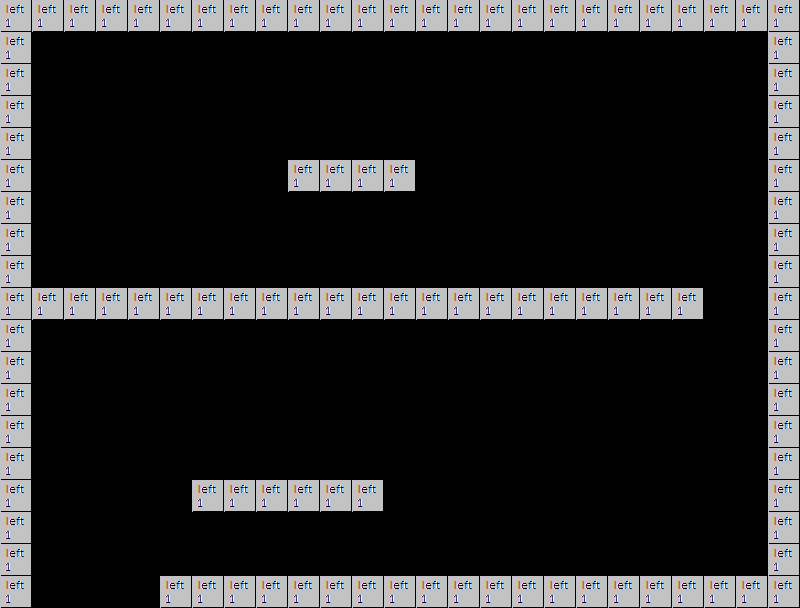

This is a level from a 2D game, rendered from its Tiled map with the project's own tilesets. A one-line summary and the complete map file follow:
An orthogonal 25x19 tile map with 32x32 px tiles, 1 tile layer (Kachelebene 1).

<map version="1.0" orientation="orthogonal" renderorder="right-down" width="25" height="19" tilewidth="32" tileheight="32" nextobjectid="1">
 <tileset firstgid="1" name="DummyTileset" tilewidth="32" tileheight="32" tilecount="9" columns="3">
  <image source="DummySpriteSheet.png" width="96" height="96" />
 </tileset>
 <layer name="Kachelebene 1" width="25" height="19">
  <data encoding="csv">
1,1,1,1,1,1,1,1,1,1,1,1,1,1,1,1,1,1,1,1,1,1,1,1,1,
1,0,0,0,0,0,0,0,0,0,0,0,0,0,0,0,0,0,0,0,0,0,0,0,1,
1,0,0,0,0,0,0,0,0,0,0,0,0,0,0,0,0,0,0,0,0,0,0,0,1,
1,0,0,0,0,0,0,0,0,0,0,0,0,0,0,0,0,0,0,0,0,0,0,0,1,
1,0,0,0,0,0,0,0,0,0,0,0,0,0,0,0,0,0,0,0,0,0,0,0,1,
1,0,0,0,0,0,0,0,0,1,1,1,1,0,0,0,0,0,0,0,0,0,0,0,1,
1,0,0,0,0,0,0,0,0,0,0,0,0,0,0,0,0,0,0,0,0,0,0,0,1,
1,0,0,0,0,0,0,0,0,0,0,0,0,0,0,0,0,0,0,0,0,0,0,0,1,
1,0,0,0,0,0,0,0,0,0,0,0,0,0,0,0,0,0,0,0,0,0,0,0,1,
1,1,1,1,1,1,1,1,1,1,1,1,1,1,1,1,1,1,1,1,1,1,0,0,1,
1,0,0,0,0,0,0,0,0,0,0,0,0,0,0,0,0,0,0,0,0,0,0,0,1,
1,0,0,0,0,0,0,0,0,0,0,0,0,0,0,0,0,0,0,0,0,0,0,0,1,
1,0,0,0,0,0,0,0,0,0,0,0,0,0,0,0,0,0,0,0,0,0,0,0,1,
1,0,0,0,0,0,0,0,0,0,0,0,0,0,0,0,0,0,0,0,0,0,0,0,1,
1,0,0,0,0,0,0,0,0,0,0,0,0,0,0,0,0,0,0,0,0,0,0,0,1,
1,0,0,0,0,0,1,1,1,1,1,1,0,0,0,0,0,0,0,0,0,0,0,0,1,
1,0,0,0,0,0,0,0,0,0,0,0,0,0,0,0,0,0,0,0,0,0,0,0,1,
1,0,0,0,0,0,0,0,0,0,0,0,0,0,0,0,0,0,0,0,0,0,0,0,1,
1,0,0,0,0,1,1,1,1,1,1,1,1,1,1,1,1,1,1,1,1,1,1,1,1
</data>
 </layer>
</map>